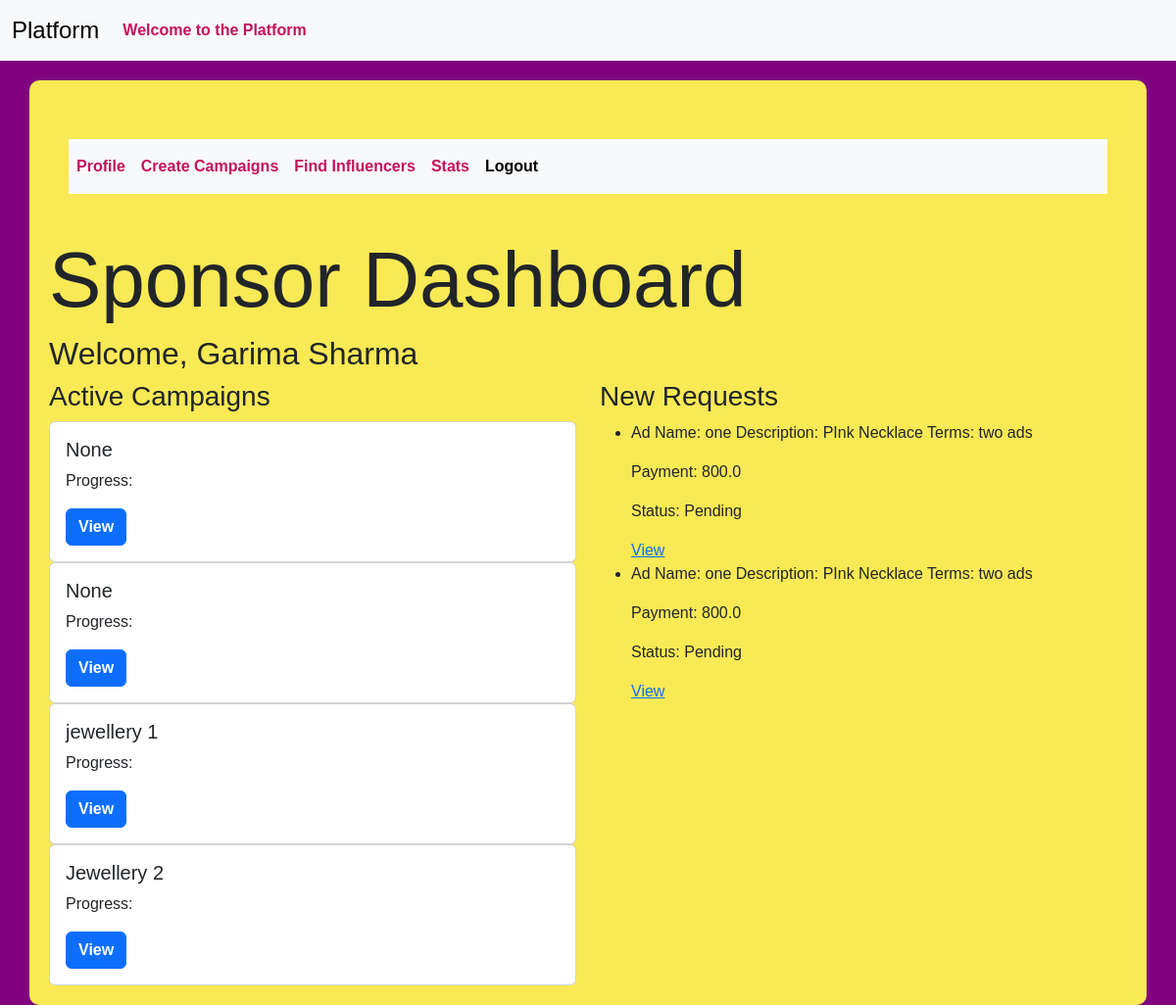
The page /sponsor/dashboard (signed in) on the database its author committed.
### models.py (models this page shows, shortened)
class User(db.Model,UserMixin):
    __tablename__ = 'user'
    id = Column(Integer, primary_key=True)
    username = Column(String(32), unique=True)
    passhash = Column(String(256), nullable=False)
    name = Column(String(64), nullable=True)
    flagged = Column(Boolean, default=False)
    user_type = Column(String(50),nullable=False,default='user')
    __mapper_args__ = {
        'polymorphic_identity': 'user',
        'polymorphic_on': user_type
    }

class Campaign(db.Model):
    __tablename__ = 'campaign'
    id = Column(Integer, primary_key=True)
    name = Column(String(256), unique=False)
    description = Column(Text, nullable=True)
    start_date = Column(Date, nullable=False,default=date.today())
    end_date = Column(Date, nullable=False,default=lambda:date.today()+timedelta(days=30))
    budget = Column(Float, nullable=False,default=0.0)
    visibility = Column(Enum('public', 'private', name='visibility_enum'), nullable=False, default='public')
    sponsor_id = Column(Integer, ForeignKey('sponsor.id'), nullable=False)
    flagged = Column(Boolean, default=False)
    status = Column(String(20))
    sponsor = relationship('Sponsor', backref='campaigns', overlaps="sponsor_campaigns,sponsor_relation")

class AdRequest(db.Model):
    __tablename__ = 'ad_request'
    id = Column(Integer, primary_key=True)
    campaign_id = Column(Integer, ForeignKey('campaign.id'), nullable=False)
    influencer_id = Column(Integer, ForeignKey('user.id'), nullable=False)
    requirements = Column(Text, nullable=True)
    payment_amount = Column(Float, nullable=False)
    status = Column(Enum('Pending', 'Accepted', 'Rejected', name='status_enum'), nullable=False, default='Pending')
    campaign = relationship('Campaign', backref='ad_requests')
    influencer = relationship('Influencer', backref='ad_requests', overlaps="influencer_ad_requests,influencer_relation")

### routes.py (the view)
@app.route('/sponsor/dashboard')
@auth_required
def sponsor_dashboard():
    user_id=session.get('user_id')
    if not user_id:
        flash('Kindly login first')
        return redirect(url_for('login'))
    sponsor=Sponsor.query.get(user_id)
    if not sponsor:
        flash('Not Found!','danger')
        return redirect(url_for('login'))
    active_campaigns=Campaign.query.filter_by(sponsor_id=sponsor.id).all()
    new_requests=AdRequest.query.join(Campaign).filter(Campaign.sponsor_id==sponsor.id,AdRequest.status=='Pending').all()
    return render_template('sponsor_dashboard.html',user=sponsor,active_campaigns=active_campaigns,new_requests=new_requests)

### app.py (called while the page is built)
@login_manager.user_loader
def load_user(user_id):
    return User.query.get(int(user_id))

### routes.py (called while the page is built)
def auth_required(func):
    @wraps(func)
    def inner(*args,**kwargs):
        if 'user_id' in session:
            return func(*args,**kwargs)
        else:
           flash('Kindly login first.')
           return redirect(url_for('login'))
    return inner

### templates/sponsor_dashboard.html (shortened to what this page needs)
{% extends 'layout.html' %}
{% block content %}
<div class="container">
    <nav class="navbar navbar-expand-lg bg-body-tertiary">
          <div class="collapse navbar-collapse" id="navbarSupportedContent">
            <ul class="navbar-nav me-auto mb-2 mb-lg-0">
              <li class="nav-item">
                <a class="nav-link" aria-current="page" href="{{url_for('profile')}}">Profile</a>
              </li>
              <li class="nav-item">
                <a class="nav-link" href="{{url_for('create_campaign')}}">Create Campaigns</a>
              </li>
              <li class="nav-item">
               <a class="nav-link" href="{{url_for('find_influencers')}}">Find Influencers</a>
              </li>
              <li class="nav-item">
                <a class="nav-link" href="{{url_for('stats.sponsor_stats')}}">Stats</a>
               </li>
              <li class="nav-item">
                <a class="nav-link active" href="{{url_for('logout')}}">Logout</a>
              </li>
            </ul>
          </div>
        </div>
    <h1 class="display-1"> Sponsor Dashboard</h1>
    <h2> Welcome, {{user.name}}</h2>
    <div class="row">
        <div class="col">
            <h3> Active Campaigns</h3>
            {% for campaign in active_campaigns %}
               <div class="card">
                 <div class="card-body">
                    <h5 class="card-title">{{ campaign.name}}</h5>
                    <p class="card-text"> Progress:{{campaign.progress}}</p>
                    <a href="{{url_for('view_campaign',campaign_id=campaign.id)}}" class="btn btn-primary">View</a>
                 </div>
               </div>
        {% endfor %}
        </div>
    <div class="col">
        <h3>New Requests</h3>
        {% if new_requests %}
          <ul>
            {% for request in new_requests %}
              <li>
                <p>{{request.requirements}}</p>
                <p>Payment: {{request.payment_amount}}</p>
                <p>Status: {{request.status}}</p>
                <a href="{{url_for('view_ad_request',request_id=request.id)}}">View</a>
              </li>
            {% endfor %}
          </ul>
        {% else %}
          <p>None</p>
        {% endif %}
    </div>
{% endblock %}

### templates/layout.html (shortened to what this page needs)
<!DOCTYPE html>
<html lang="en">
<head>
  <link href="https://cdn.jsdelivr.net/npm/bootstrap@5.3.3/dist/css/bootstrap.min.css" rel="stylesheet">
  {% block style %}
         <link href="{{url_for('static',filename='profile_pictures/style.css')}}" rel="stylesheet">
  {% endblock %}
</head>
<body>
<nav class="navbar navbar-expand-lg bg-body-tertiary">
        <div class="container-fluid">
          <a class="navbar-brand" href="#">Platform</a>
          <div class="collapse navbar-collapse" id="navbarSupportedContent">
            <ul class="navbar-nav me-auto mb-2 mb-lg-0">
              {% if 'user_id' in session %}
                <li class="nav-item">
                  <a class="nav-link" href="#">Welcome to the Platform</a>
                </li>
              {% endif %}
            </ul>
          </div>
        </div>
</nav>
<div class="container">
    {% block content %}
    {% endblock %}
</div>
</body>
</html>

### static/profile_pictures/style.css (style rules this page uses)
body { font-family: 'Arial', sans-serif; background-color:#800080; }
.navbar { margin-bottom: 20px; }
.navbar-brand { font-size: 1.5rem; }
.nav-link { color: #c5125d; font-weight: bold; }
.container { margin-top: 20px; background-color: #f9e955; padding: 20px; border-radius: 10px; box-shadow: 0px 0px 10px rgba(154, 241, 83, 0.1); }
.btn { font-weight: bold; }

### rows shown on the page
User: name "Garima Sharma"
Campaign: name "None"
Campaign: name "None"
Campaign: name "jewellery 1"
Campaign: name "Jewellery 2"
AdRequest: requirements "Ad Name: one Description: PInk Necklace Terms: two ads", payment_amount "800.0", status "Pending"
AdRequest: requirements "Ad Name: one Description: PInk Necklace Terms: two ads", payment_amount "800.0", status "Pending"
